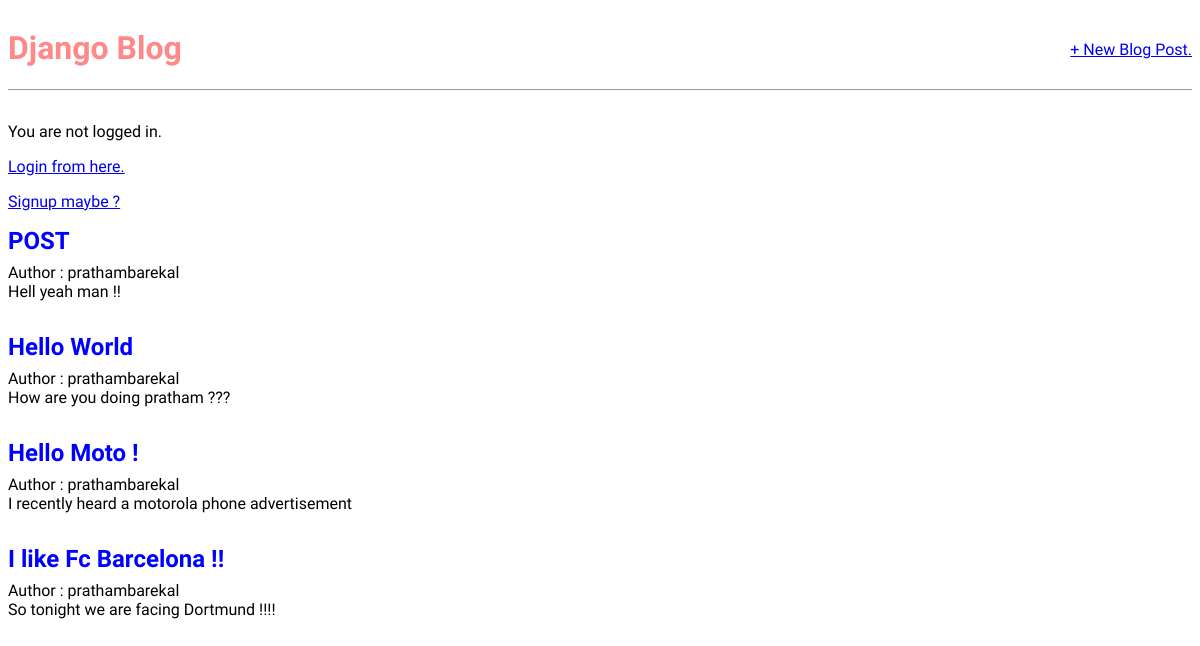
The page / on the database its author committed.
### blog/models.py (models this page shows, shortened)
class Post(models.Model):
  title = models.CharField(max_length=100)
  author = models.ForeignKey("auth.User",on_delete=models.CASCADE)
  body = models.TextField()
  def get_absolute_url(self):
    return reverse("post_detail",kwargs={"pk":self.pk})

### blog/views.py (the view)
# urls.py: path("",BlogListView.as_view(),name="home"),
class BlogListView(ListView):
  model = Post
  template_name = "home.html"

### templates/home.html
{% extends "base.html" %}
{% block content %}
{% for post in post_list %}
<div class="post-entry">
  <h2><a href={{post.get_absolute_url}}>{{post.title}}</a></h2>
  <p>Author : {{post.author}}</p>
  <p>{{post.body}}</p>
</div>
{% endfor %}
{% endblock content %}

### static/css/base.css (style rules this page uses)
body { font-family: 'Source Sans 3',sans-serif; font-size:16px; }
.post-entry { margin-bottom:2rem; }
.post-entry h2 { margin:0.5rem 0; }
.post-entry h2 a, .post-entry h2 a:visited { color:blue; text-decoration: none; }
.post-entry p { margin: 0; font-weight: 400; }

### rows shown on the page
Post: title "POST", author "prathambarekal", body "Hell yeah man !!"
Post: title "Hello World", author "prathambarekal", body "How are you doing pratham ???"
Post: title "Hello Moto !", author "prathambarekal", body "I recently heard a motorola phone advertisement"
Post: title "I like Fc Barcelona !!", author "prathambarekal", body "So tonight we are facing Dortmund !!!!"
